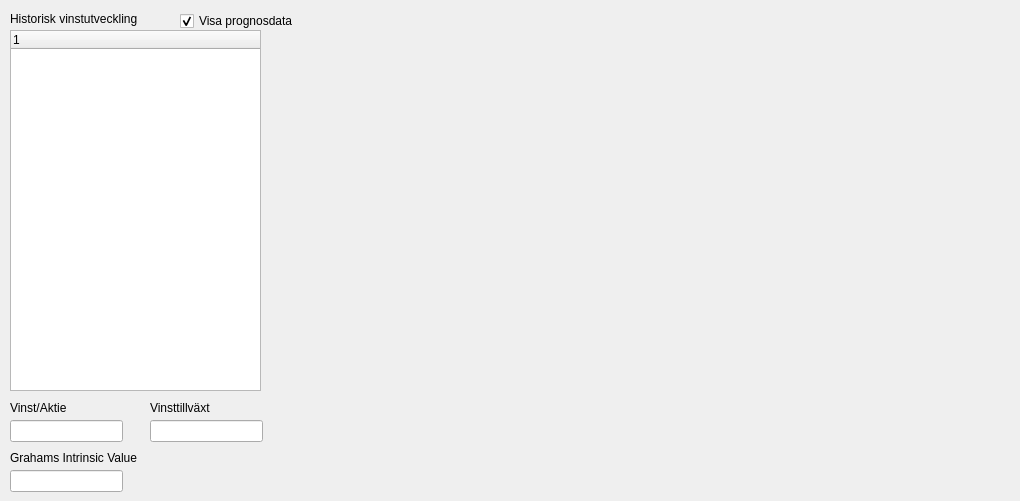
       <widget class="QWidget" name="tab_14">
        <attribute name="title">
         <string>Vinst</string>
        </attribute>
        <widget class="QwtPlot" name="qwtPlotEarningsPerShare_13">
         <property name="geometry">
          <rect>
           <x>310</x>
           <y>10</y>
           <width>701</width>
           <height>481</height>
          </rect>
         </property>
        </widget>
        <widget class="QTreeWidget" name="treeWidgetProfitGrowth">
         <property name="geometry">
          <rect>
           <x>10</x>
           <y>30</y>
           <width>251</width>
           <height>361</height>
          </rect>
         </property>
         <column>
          <property name="text">
           <string notr="true">1</string>
          </property>
         </column>
        </widget>
        <widget class="QCheckBox" name="checkBoxShowForecast_2">
         <property name="geometry">
          <rect>
           <x>180</x>
           <y>10</y>
           <width>131</width>
           <height>22</height>
          </rect>
         </property>
         <property name="font">
          <font>
           <pointsize>9</pointsize>
          </font>
         </property>
         <property name="text">
          <string>Visa prognosdata</string>
         </property>
         <property name="checked">
          <bool>true</bool>
         </property>
        </widget>
        <widget class="QLabel" name="label_70">
         <property name="geometry">
          <rect>
           <x>10</x>
           <y>10</y>
           <width>181</width>
           <height>17</height>
          </rect>
         </property>
         <property name="text">
          <string>Historisk vinstutveckling</string>
         </property>
        </widget>
        <widget class="QLineEdit" name="lineEditAnualEarningGrowthRate">
         <property name="geometry">
          <rect>
           <x>150</x>
           <y>420</y>
           <width>113</width>
           <height>22</height>
          </rect>
         </property>
        </widget>
        <widget class="QLabel" name="label_71">
         <property name="geometry">
          <rect>
           <x>150</x>
           <y>400</y>
           <width>141</width>
           <height>16</height>
          </rect>
         </property>
         <property name="text">
          <string>Vinsttillväxt</string>
         </property>
        </widget>
        <widget class="QLineEdit" name="lineEditGrahamsIntrinsicValue">
         <property name="geometry">
          <rect>
           <x>10</x>
           <y>470</y>
           <width>113</width>
           <height>22</height>
          </rect>
         </property>
        </widget>
        <widget class="QLabel" name="label_72">
         <property name="geometry">
          <rect>
           <x>10</x>
           <y>450</y>
           <width>251</width>
           <height>16</height>
          </rect>
         </property>
         <property name="text">
          <string>Grahams Intrinsic Value</string>
         </property>
        </widget>
        <widget class="QLineEdit" name="lineEditAvgEarningPerShare">
         <property name="geometry">
          <rect>
           <x>10</x>
           <y>420</y>
           <width>113</width>
           <height>22</height>
          </rect>
         </property>
        </widget>
        <widget class="QLabel" name="label_73">
         <property name="geometry">
          <rect>
           <x>10</x>
           <y>400</y>
           <width>121</width>
           <height>16</height>
          </rect>
         </property>
         <property name="text">
          <string>Vinst/Aktie</string>
         </property>
        </widget>
       </widget>
